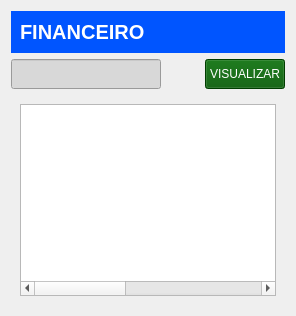
      <widget class="QWidget" name="financeiro">
       <layout class="QVBoxLayout" name="verticalLayout_18">
        <item>
         <widget class="QWidget" name="widget_27" native="true">
          <property name="maximumSize">
           <size>
            <width>16777215</width>
            <height>50</height>
           </size>
          </property>
          <property name="styleSheet">
           <string notr="true">background-color: rgb(0, 85, 255);</string>
          </property>
          <layout class="QHBoxLayout" name="horizontalLayout_40">
           <item>
            <widget class="QLabel" name="tituloFinanceiro">
             <property name="font">
              <font>
               <pointsize>15</pointsize>
               <weight>75</weight>
               <bold>true</bold>
              </font>
             </property>
             <property name="styleSheet">
              <string notr="true">color: rgb(255, 255, 255);</string>
             </property>
             <property name="text">
              <string>FINANCEIRO</string>
             </property>
            </widget>
           </item>
          </layout>
         </widget>
        </item>
        <item>
         <widget class="QWidget" name="widget_26" native="true">
          <property name="maximumSize">
           <size>
            <width>16777215</width>
            <height>50</height>
           </size>
          </property>
          <layout class="QGridLayout" name="gridLayout_15">
           <property name="leftMargin">
            <number>0</number>
           </property>
           <property name="topMargin">
            <number>0</number>
           </property>
           <property name="rightMargin">
            <number>0</number>
           </property>
           <property name="bottomMargin">
            <number>0</number>
           </property>
           <item row="0" column="2" colspan="2">
            <widget class="QPushButton" name="visualizarFinanceiro">
             <property name="maximumSize">
              <size>
               <width>16777215</width>
               <height>200</height>
              </size>
             </property>
             <property name="styleSheet">
              <string notr="true">QPushButton{
background-color: rgb(0, 85, 0);
color: rgb(255, 255, 255);

}
</string>
             </property>
             <property name="text">
              <string>VISUALIZAR</string>
             </property>
            </widget>
           </item>
           <item row="0" column="1">
            <widget class="QPushButton" name="pesquisarFinanceiro">
             <property name="styleSheet">
              <string notr="true">QPushButton{
border:none;

}</string>
             </property>
             <property name="text">
              <string/>
             </property>
             <property name="icon">
              <iconset>
               <normaloff>img/magnifying-glass (1).png</normaloff>img/magnifying-glass (1).png</iconset>
             </property>
             <property name="iconSize">
              <size>
               <width>25</width>
               <height>25</height>
              </size>
             </property>
            </widget>
           </item>
           <item row="0" column="0">
            <widget class="QLineEdit" name="inputFinanceiro">
             <property name="minimumSize">
              <size>
               <width>0</width>
               <height>30</height>
              </size>
             </property>
             <property name="maximumSize">
              <size>
               <width>16777215</width>
               <height>300</height>
              </size>
             </property>
             <property name="font">
              <font>
               <pointsize>10</pointsize>
              </font>
             </property>
             <property name="styleSheet">
              <string notr="true">color: rgb(255, 255, 255);
background-color: rgb(216, 216, 216);</string>
             </property>
            </widget>
           </item>
          </layout>
         </widget>
        </item>
        <item>
         <widget class="QWidget" name="widget_25" native="true">
          <layout class="QHBoxLayout" name="horizontalLayout_39">
           <item>
            <widget class="QTableWidget" name="tabelaFinanceiro">
             <property name="enabled">
              <bool>true</bool>
             </property>
             <property name="autoFillBackground">
              <bool>false</bool>
             </property>
             <property name="frameShape">
              <enum>QFrame::StyledPanel</enum>
             </property>
             <property name="frameShadow">
              <enum>QFrame::Plain</enum>
             </property>
             <property name="lineWidth">
              <number>10</number>
             </property>
             <property name="midLineWidth">
              <number>10</number>
             </property>
             <property name="verticalScrollBarPolicy">
              <enum>Qt::ScrollBarAsNeeded</enum>
             </property>
             <property name="horizontalScrollBarPolicy">
              <enum>Qt::ScrollBarAsNeeded</enum>
             </property>
             <property name="autoScroll">
              <bool>true</bool>
             </property>
             <property name="editTriggers">
              <set>QAbstractItemView::NoEditTriggers</set>
             </property>
             <property name="tabKeyNavigation">
              <bool>false</bool>
             </property>
             <property name="selectionBehavior">
              <enum>QAbstractItemView::SelectItems</enum>
             </property>
             <property name="showGrid">
              <bool>true</bool>
             </property>
             <property name="sortingEnabled">
              <bool>false</bool>
             </property>
             <attribute name="horizontalHeaderVisible">
              <bool>false</bool>
             </attribute>
             <attribute name="horizontalHeaderCascadingSectionResizes">
              <bool>true</bool>
             </attribute>
             <attribute name="horizontalHeaderMinimumSectionSize">
              <number>50</number>
             </attribute>
             <attribute name="horizontalHeaderDefaultSectionSize">
              <number>100</number>
             </attribute>
             <attribute name="horizontalHeaderHighlightSections">
              <bool>false</bool>
             </attribute>
             <attribute name="horizontalHeaderShowSortIndicator" stdset="0">
              <bool>false</bool>
             </attribute>
             <attribute name="horizontalHeaderStretchLastSection">
              <bool>true</bool>
             </attribute>
             <attribute name="verticalHeaderVisible">
              <bool>false</bool>
             </attribute>
             <attribute name="verticalHeaderCascadingSectionResizes">
              <bool>true</bool>
             </attribute>
             <attribute name="verticalHeaderMinimumSectionSize">
              <number>10</number>
             </attribute>
             <attribute name="verticalHeaderDefaultSectionSize">
              <number>50</number>
             </attribute>
             <attribute name="verticalHeaderHighlightSections">
              <bool>true</bool>
             </attribute>
             <attribute name="verticalHeaderShowSortIndicator" stdset="0">
              <bool>true</bool>
             </attribute>
             <attribute name="verticalHeaderStretchLastSection">
              <bool>false</bool>
             </attribute>
             <column>
              <property name="text">
               <string>ID</string>
              </property>
             </column>
             <column>
              <property name="text">
               <string>NOME</string>
              </property>
             </column>
             <column>
              <property name="text">
               <string>TELEFONE</string>
              </property>
             </column>
             <column>
              <property name="text">
               <string>EMAIL</string>
              </property>
             </column>
             <column>
              <property name="text">
               <string>EDITAR</string>
              </property>
             </column>
            </widget>
           </item>
          </layout>
         </widget>
        </item>
       </layout>
      </widget>
